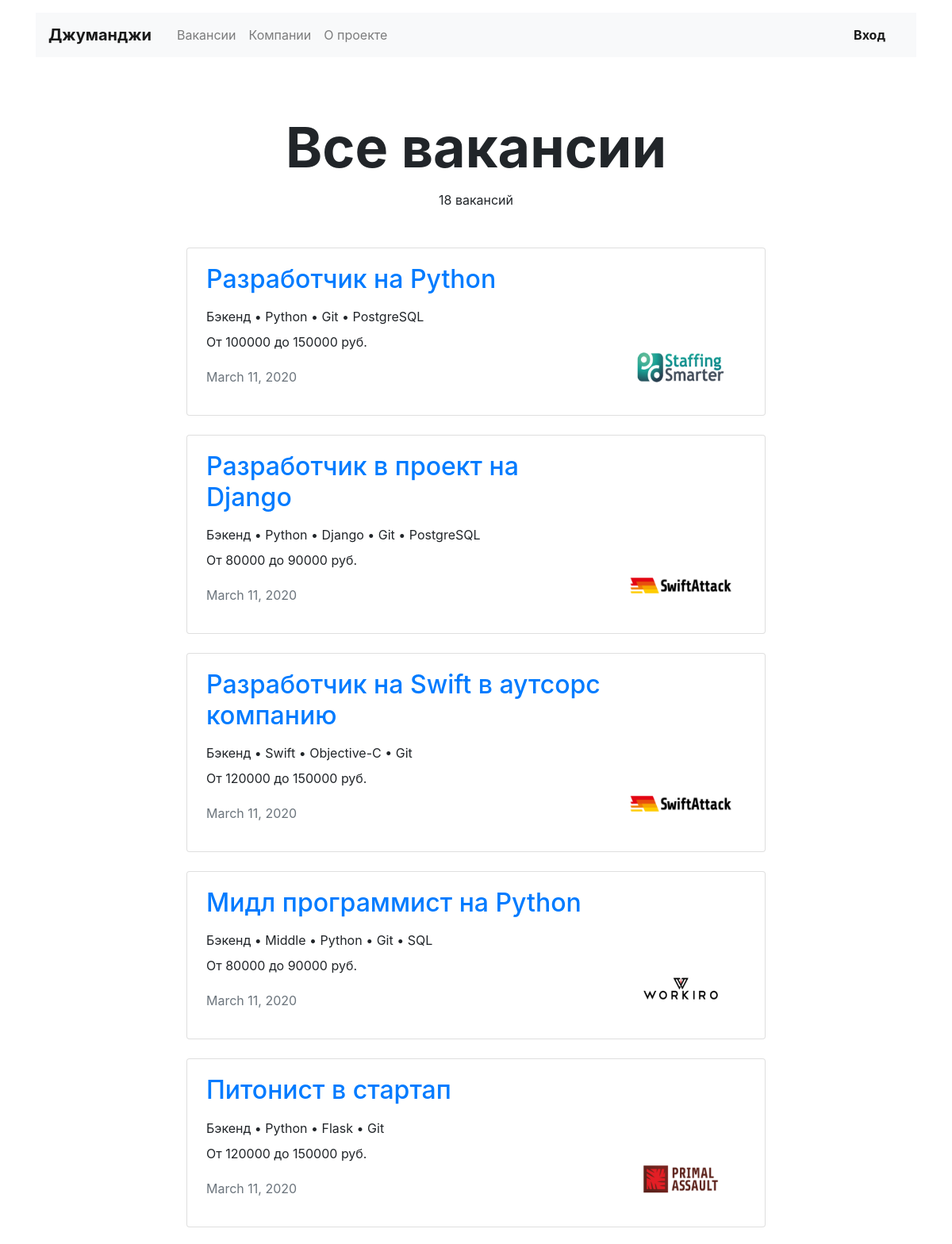
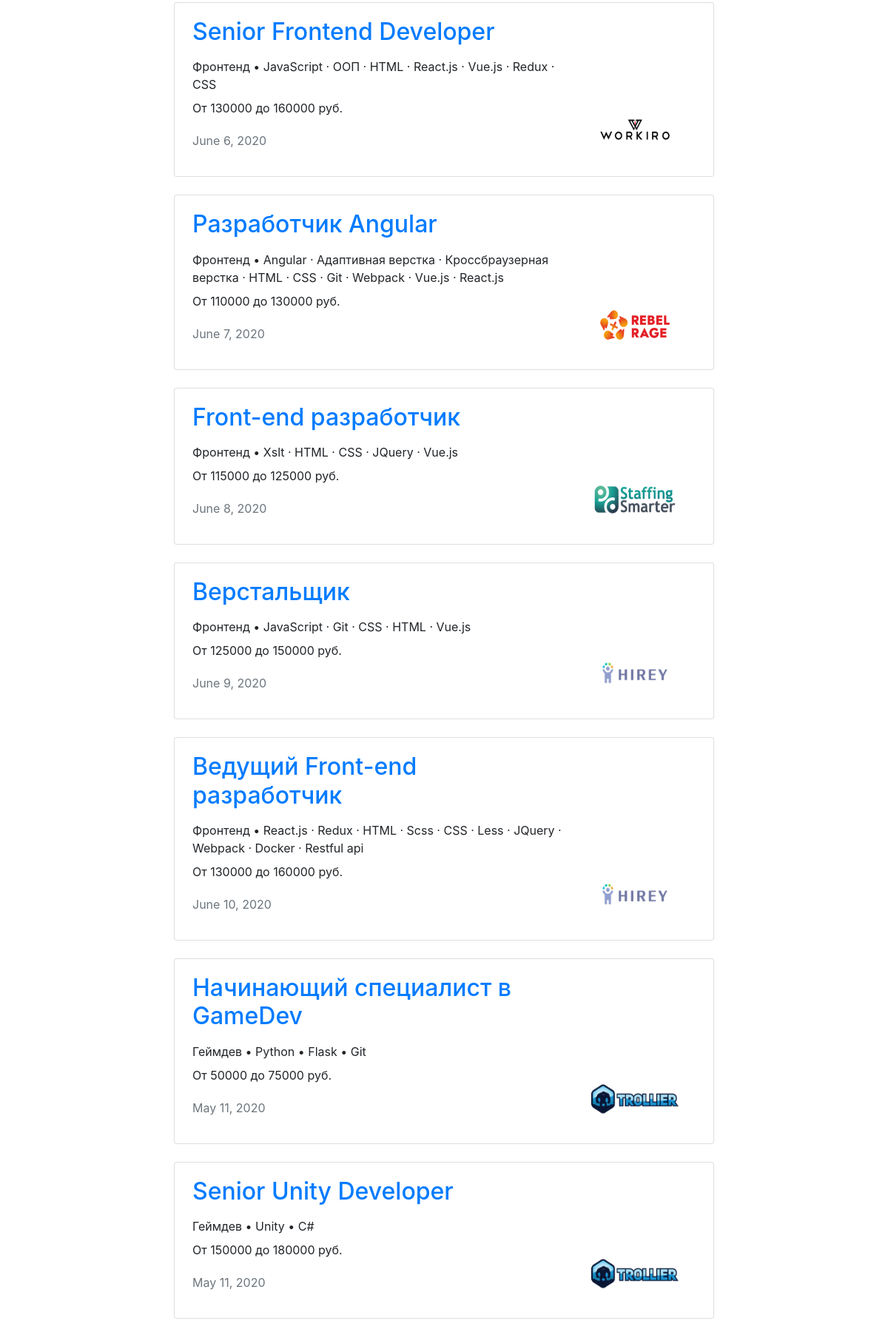
Page /vacancies/ (upper part) on the committed database (2 pictures, top to bottom).
### vacancies/models.py (models this page shows, shortened)
class Vacancy(models.Model):
    title = models.CharField(max_length=75)
    specialty = models.ForeignKey(Specialty, on_delete=models.CASCADE, related_name='vacancies', null=True)
    company = models.ForeignKey(Company, on_delete=models.CASCADE, related_name='vacancies')
    skills = models.CharField(max_length=350)
    description = models.CharField(max_length=700)
    salary_min = models.PositiveIntegerField()
    salary_max = models.PositiveIntegerField()
    published_at = models.DateField()

class Specialty(models.Model):
    code = models.CharField(max_length=25)
    title = models.CharField(max_length=25)
    picture = models.ImageField(upload_to=MEDIA_SPECIALITY_IMAGE_DIR)

class Company(models.Model):
    name = models.CharField(max_length=120)
    owner = models.OneToOneField(User, on_delete=models.CASCADE)
    location = models.CharField(max_length=50)
    logo = models.ImageField(upload_to=MEDIA_COMPANY_IMAGE_DIR, default='100x60.jpg')
    description = models.CharField(max_length=350)
    employee_count = models.PositiveIntegerField()

### vacancies/views.py (the view)
# urls.py: path('', VacanciesView.as_view(), name='vacancies'),
class VacanciesView(ListView):
    model = Vacancy
    template_name = 'vacancies/vacancies.html'
    context_object_name = 'vacancies'
    def get_context_data(self, *, object_list=None, **kwargs):
        context = super(VacanciesView, self).get_context_data(**kwargs)
        context['title'] = 'Все вакансии'
        return context

### vacancies/templates/vacancies/vacancies.html (shortened to what this page needs)
{% extends 'base.html' %}
{% block content %}
    <main class="container mt-3">
        <section>
            <h1 class="h1 text-center mx-auto mt-4 pt-5" style="font-size: 70px;"><strong>{{ title }}</strong></h1>
            <p class="text-center pt-1">{{ vacancies.count }} вакансий</p>
            <div class="row mt-5">
                <div class="col-12 col-lg-8 offset-lg-2 m-auto">
                    {% for vacancy in vacancies %}
                        <div class="card mb-4">
                            <div class="card-body px-4">
                                <div class="row">
                                    <div class="col-12 col-md-8 col-lg-9">
                                        <a href="{% url 'vacancy' vacancy.id %}"><h2 class="h2 pb-2">{{ vacancy.title }}</h2></a>
                                        <p class="mb-2">{% if spec %} {{ spec.title }} {% else %} {{ vacancy.specialty.title }} {% endif %}• {{ vacancy.skills }}</p>
                                        <p>От {{ vacancy.salary_min }} до {{ vacancy.salary_max }} руб.</p>
                                        <p class="text-muted pt-1">{{ vacancy.published_at }}</p>
                                    </div>
                                    <div class="col-12 col-md-4 col-lg-3 d-flex align-items-end">
                                        <a href="{% url 'company' vacancy.company.id %}"><img src="{{ vacancy.company.logo.url }}" width="130" height="80"
                                                         alt=""></a>
                                    </div>
                                </div>
                            </div>
                        </div>
                    {% endfor %}
                </div>
            </div>
        </section>
    </main>
{% endblock %}

### rows in the picture
Vacancy: title "Разработчик на Python", specialty "Бэкенд", skills "Python • Git • PostgreSQL", salary_min "100000", salary_max "150000", published_at "March 11, 2020", company.logo (picture)
Vacancy: title "Разработчик в проект на Django", specialty "Бэкенд", skills "Python • Django • Git • PostgreSQL", salary_min "80000", salary_max "90000", published_at "March 11, 2020", company.logo (picture)
Vacancy: title "Разработчик на Swift в аутсорс компанию", specialty "Бэкенд", skills "Swift • Objective-C • Git", salary_min "120000", salary_max "150000", published_at "March 11, 2020", company.logo (picture)
Vacancy: title "Мидл программист на Python", specialty "Бэкенд", skills "Middle • Python • Git • SQL", salary_min "80000", salary_max "90000", published_at "March 11, 2020", company.logo (picture)
Vacancy: title "Питонист в стартап", specialty "Бэкенд", skills "Python • Flask • Git", salary_min "120000", salary_max "150000", published_at "March 11, 2020", company.logo (picture)
Vacancy: title "Senior Frontend Developer", specialty "Фронтенд", skills "JavaScript · ООП · HTML · React.js · Vue.js · Redux · CSS", salary_min "130000", salary_max "160000", published_at "June 6, 2020", company.logo (picture)
Vacancy: title "Разработчик Angular", specialty "Фронтенд", skills "Angular · Адаптивная верстка · Кроссбраузерная верстка · HTML · CSS · Git · Webpack · Vue.js · React.js", salary_min "110000", salary_max "130000", published_at "June 7, 2020", company.logo (picture)
Vacancy: title "Front-end разработчик", specialty "Фронтенд", skills "Xslt · HTML · CSS · JQuery · Vue.js", salary_min "115000", salary_max "125000", published_at "June 8, 2020", company.logo (picture)
Vacancy: title "Верстальщик", specialty "Фронтенд", skills "JavaScript · Git · CSS · HTML · Vue.js", salary_min "125000", salary_max "150000", published_at "June 9, 2020", company.logo (picture)
Vacancy: title "Ведущий Front-end разработчик", specialty "Фронтенд", skills "React.js · Redux · HTML · Scss · CSS · Less · JQuery · Webpack · Docker · Restful api", salary_min "130000", salary_max "160000", published_at "June 10, 2020", company.logo (picture)
Vacancy: title "Начинающий специалист в GameDev", specialty "Геймдев", skills "Python • Flask • Git", salary_min "50000", salary_max "75000", published_at "May 11, 2020", company.logo (picture)
Vacancy: title "Senior Unity Developer", specialty "Геймдев", skills "Unity • C#", salary_min "150000", salary_max "180000", published_at "May 11, 2020", company.logo (picture)

### other values in the picture
{{ title }} "Все вакансии"
{{ vacancies.count }} "18"
